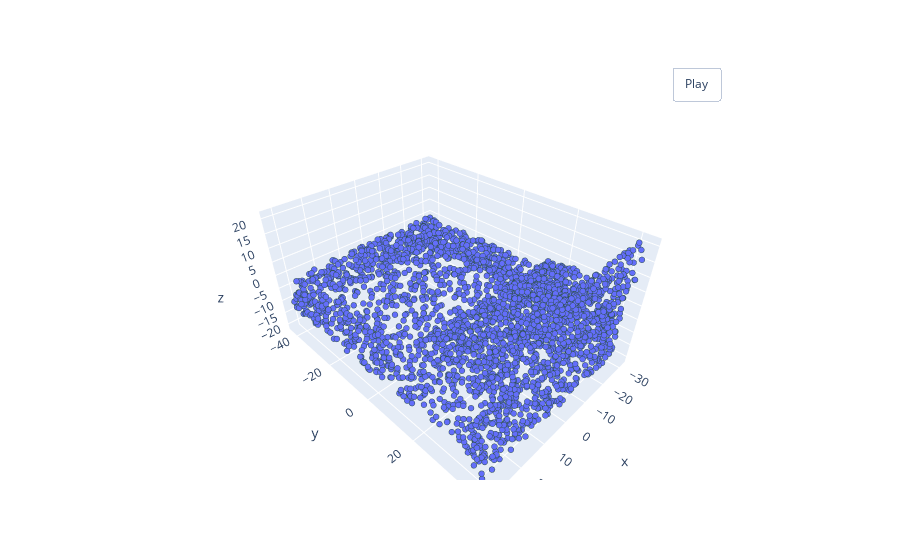

Notebook cell for this chart:
### Code cell
pcshow(*pointcloud.T)

### Figure 1 — Plotly figure (JSON) as saved in the notebook; plotly's stock layout.template omitted (floating-point values rounded to 4 significant figures; data arrays with more than 128 entries replaced by an {"elided": "..."} marker saying what was removed)
{"data": [{"marker": {"line": {"color": "DarkSlateGrey", "width": 2}, "size": 2}, "mode": "markers", "type": "scatter3d", "x": {"elided": "3000 float values"}, "y": {"elided": "3000 float values"}, "z": {"elided": "3000 float values"}}], "layout": {"updatemenus": [{"buttons": [{"args": [null, {"frame": {"duration": 50, "redraw": true}, "fromcurrent": true, "mode": "immediate", "transition": {"duration": 0}}], "label": "Play", "method": "animate"}], "pad": {"r": 10, "t": 45}, "showactive": false, "type": "buttons", "x": 0.8, "xanchor": "left", "y": 1, "yanchor": "bottom"}]}}
